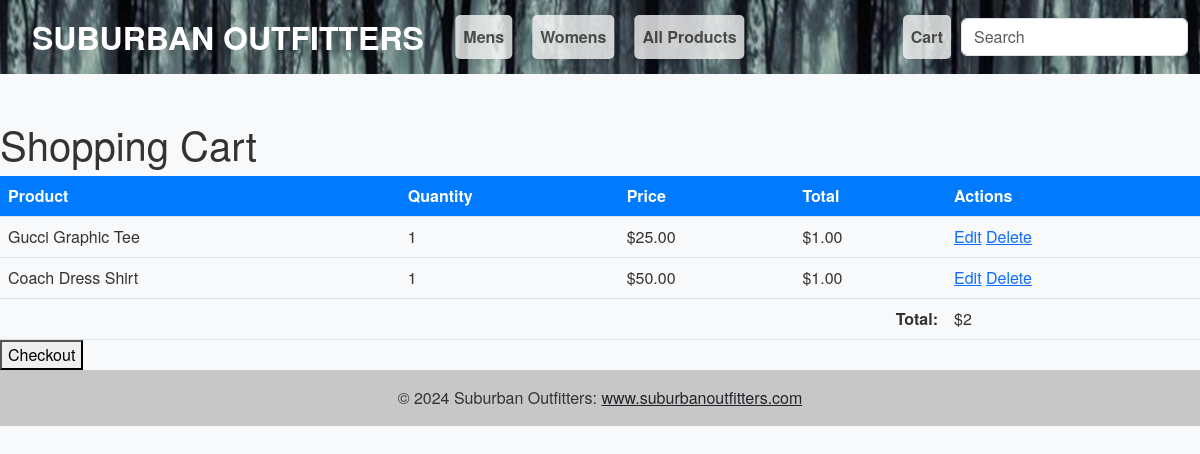
The app's page /cart/ (signed in), older data.
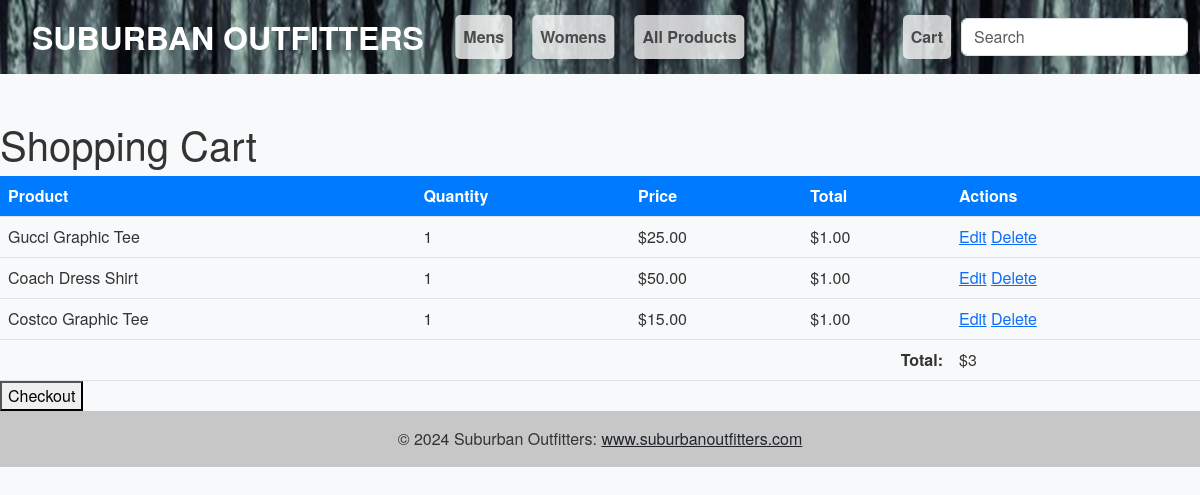
The same page, newer data.
### cart/models.py (models this page shows, shortened)
class CartItem(models.Model):
    product = models.ForeignKey(Product, on_delete=models.CASCADE)
    quantity = models.PositiveIntegerField(default=1)
    cart = models.ForeignKey(Cart, on_delete=models.CASCADE, null=True, default=None)

### customer/models.py (models this page shows, shortened)
class Product(models.Model):
    GENDER_CHOICES = (
        ('M', 'Men'),
        ('W', 'Women'),
    )
    productName = models.CharField(max_length=200)
    productType = models.CharField(max_length=200)
    price = models.DecimalField(max_digits=10, decimal_places=2, default=0.00)
    gender = models.CharField(max_length=1, choices=GENDER_CHOICES, default='M')
    description = models.TextField(default='No description provided.')
    size = models.CharField(max_length=50, blank=True)
    quantity = models.IntegerField(default=0)
    image = models.ImageField(upload_to='product_images/', default='default.jpg')
    def __str__(self):
        return self.productName

### cart/views.py (the view)
# urls.py: path('', views.cart_detail, name='cart_detail'),
@login_required
def cart_detail(request):
    cart_items = CartItem.objects.all()
    return render(request, 'cart/cart_detail.html', {'cart': cart_items})

### customer/context_processors.py (called while the page is built)
def categories(request):
    return {
        'categories': Category.objects.all()
    }

### templates/cart/cart_detail.html (shortened to what this page needs)
{% extends 'base.html' %}
{% load static %}
{% block content %}
  <h1>Shopping Cart</h1>
  <table>
    <thead>
      <tr>
        <th>Product</th>
        <th>Quantity</th>
        <th>Price</th>
        <th>Total</th>
        <th>Actions</th>
      </tr>
    </thead>
    <tbody>
      {% for item in cart %}
        <tr>
          <td>{{ item.product }}</td>
          <td>{{ item.quantity }}</td>
          <td>${{ item.product.price }}</td>
          <td>${{ item.quantity|floatformat:"2" }}</td>
          <td>
            <a href="{% url 'cart:cart_edit' item.id %}">Edit</a>
            <a href="{% url 'cart:cart_remove' item.product.id %}">Delete</a>
          </td>
        </tr>
      {% endfor %}
      <tr>
        <td colspan="4" style="text-align: right;"><strong>Total:</strong></td>
        <td>${{ cart|length }}</td>
      </tr>
    </tbody>
  </table>
  <form action="{% url 'cart:checkout' %}" method="post">
    <button type="submit">Checkout</button>
  </form>
{% endblock %}

Row changes from the older to the newer data that the page shows:
added CartItem: product "Costco Graphic Tee", quantity "1", product.price "15.00", quantity "1.00"
Text that changed along with them:
{{ cart|length }}: "2" → "3"
